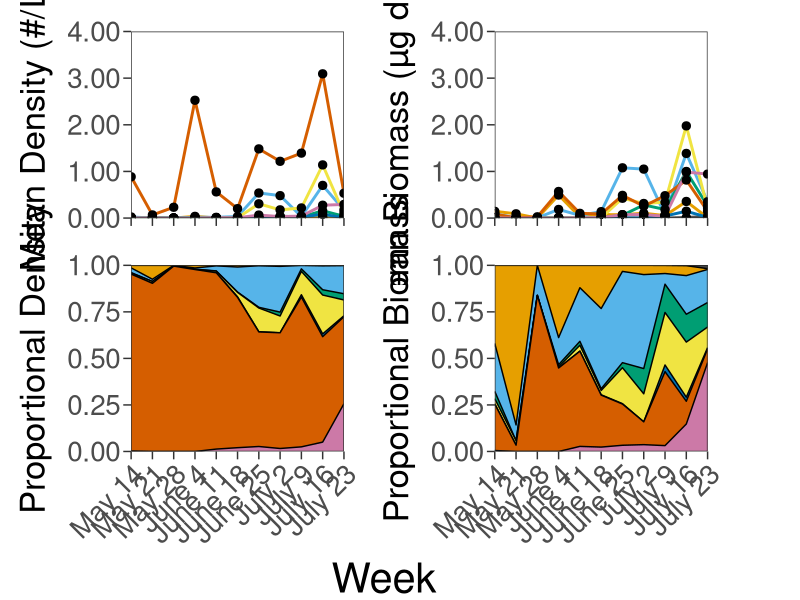

Reproduce this figure in R. (Note: this script raises an error after producing the figure.)
#################################################################
##  
##  APIS Cisco (Lucke et al.) manuscript
##  
##  
##      
#################################################################

## CLEAR ENVIRONMENT ============================================

rm(list = ls(all.names=TRUE))


## LOAD PACKAGES ================================================

library(dplyr)         # manipulating data
library(magrittr)      # for %<>%
library(ggplot2)       # visualizations
library(cowplot)       # plot matrix layout
library(gtable)        # plot matrix legend


## LOAD DATA ====================================================

zoop <- read.csv("data/APIS_Zooplankton_2018.csv", header = TRUE)



## DATA MANIPULATION ============================================

zoop %<>% mutate(taxa.group.2 = ifelse(species == "Acanthocyclops", "  Cyclopoids",
                                ifelse(species == "Bosmina", "  Other Cladocera",
                                ifelse(species == "Bythotrephes", "  Bythotrephes",
                                ifelse(species == "Daphnia", "  Daphnia",
                                ifelse(species == "Diacyclops", "  Cyclopoids",
                                ifelse(species == "Diaphanosoma", "  Other Cladocera",
                                ifelse(species == "Epischura", "  Calanoids",
                                ifelse(species == "Holopedium", "  Other Cladocera",
                                ifelse(species == "Limnocalanus", "  Calanoids",
                                ifelse(species == "Leptodiaptomus", "  Calanoids",
                                ifelse(species == "Mesocyclops", "  Cyclopoids",
                                ifelse(species == "Calanoid copepodid", "  Calanoid Copepodites",
                                ifelse(species == "Cyclopoid copepodid", "  Cyclopoid Copepodites",
                                ifelse(species == "Nauplii", "  Nauplii", "")))))))))))))),
                 tax.group.2 = factor(taxa.group.2))
  

## Summarize weekly and weekly proporational density and biomass for each taxa group
options(scipen=999)
weekly.data <- zoop %>% group_by(week, station, taxa.group.2) %>%
  summarize(sum.density = sum(density.l), 
            sum.biomass = sum(biomass.dry.wt.ugL)) %>% 
  group_by(week, taxa.group.2) %>% 
  summarize(mean.density = mean(sum.density), 
            mean.biomass = mean(sum.biomass),
            sd.density = sd(sum.density),
            sd.biomass = sd(sum.biomass),
            se.density = sd.density/sqrt(n()),
            se.biomass = sd.biomass/sqrt(n())) %>% 
  group_by(week) %>% 
  mutate(sum.density = sum(mean.density), 
         sum.biomass = sum(mean.biomass),
         prop.density = mean.density/sum.density,
         prop.biomass = mean.biomass/sum.biomass)

weekly.data.total <- zoop %>% group_by(week, station) %>%
  summarize(sum.density = sum(density.l), 
            sum.biomass = sum(biomass.dry.wt.ugL)) %>% 
  group_by(week) %>% 
  summarize(mean.density = round(mean(sum.density),3), 
            mean.biomass = round(mean(sum.biomass),3),
            se.density = round(sd(sum.density)/sqrt(n()),3),
            se.biomass = round(sd(sum.biomass)/sqrt(n()),3))


## ABBREVIATE TAXA NAMES ========================================

weekly.data$taxa.group.2 <- gsub('Cyclopoids', "CY", weekly.data$taxa.group.2)
weekly.data$taxa.group.2 <- gsub('Cyclopoid Copepodites', "CY*", weekly.data$taxa.group.2)
weekly.data$taxa.group.2 <- gsub('Bythotrephes', "BY", weekly.data$taxa.group.2)
weekly.data$taxa.group.2 <- gsub('Daphnia', "DA", weekly.data$taxa.group.2)
weekly.data$taxa.group.2 <- gsub('Calanoids', "CA", weekly.data$taxa.group.2)
weekly.data$taxa.group.2 <- gsub('Calanoid Copepodites', "CA*", weekly.data$taxa.group.2)
weekly.data$taxa.group.2 <- gsub('Nauplii', "NA", weekly.data$taxa.group.2)
weekly.data$taxa.group.2 <- gsub('Other Cladocera', "OC", weekly.data$taxa.group.2)


## VISUALIZATION ================================================

## Define a colorblind safe(ish) palette for 7-classes
color <- c("gray30", "#e69f00", "#56b4e9", "#009e73", "#f0e442", "#0072b2", "#d55e00", "#cc79a7")

## Mean density
zoop.density <- ggplot(weekly.data, aes(x = week, y = mean.density)) +
  geom_line(aes(colour = taxa.group.2), size = 1) +
  geom_point(size = 2.5) + #, aes(shape = taxa.group.2)) +
  scale_y_continuous(limits = c(0, 4), breaks = seq(0, 4, 1), labels = scales::number_format(accuracy = 0.01), expand = c(0, 0)) +
  scale_x_continuous(limits = c(20, 30), breaks = seq(20, 30, 1), expand = c(0, 0)) +
  scale_color_manual(values = color) +
  #scale_shape_manual(values = c(15, 16, 17, 18, 9, 10, 8, 1)) +
  labs(x = 'Week', y = 'Mean Density (#/L)') +
  theme_bw() + 
  theme(panel.grid = element_blank(), panel.background = element_blank(), 
        legend.title = element_blank(),
        legend.text = element_text(size = 20),
        legend.key.size = unit(1.0, 'cm'),
        axis.text.x = element_blank(),
        axis.text.y = element_text(size = 20),
        axis.title.y = element_text(size = 25, margin = margin(0, 10, 0, 0)),
        axis.title.x = element_text(size = 25, margin = margin(10, 0, 0, 0)),
        axis.ticks.length = unit(2.0, 'mm'), 
        plot.margin = unit(c(8, 5, 15, 5), 'mm'))

## Mean biomass
zoop.biomass <- ggplot(weekly.data, aes(x = week, y = mean.biomass)) +
  geom_line(aes(colour = taxa.group.2), size = 1) +
  geom_point(size = 2.5) + #, aes(shape = taxa.group.2)) +
  scale_y_continuous(limits = c(0, 4), breaks = seq(0, 4, 1), labels = scales::number_format(accuracy = 0.01), expand = c(0, 0)) +
  scale_x_continuous(limits = c(20, 30), breaks = seq(20, 30, 1), expand = c(0, 0)) +
  scale_color_manual(values = color) +
  #scale_shape_manual(values = c(15, 16, 17, 18, 9, 10, 8, 1)) +
  labs(x = 'Week', y = 'Mean Biomass (µg dry/L)') +
  theme_bw() + 
  theme(panel.grid = element_blank(), panel.background = element_blank(), 
        legend.title = element_blank(),
        legend.text = element_text(size = 20),
        legend.key.size = unit(1.0, 'cm'),
        axis.text.x = element_blank(),
        axis.text.y = element_text(size = 20),
        axis.title.y = element_text(size = 25, margin = margin(0, 10, 0, 0)),
        axis.title.x = element_text(size = 25, margin = margin(10, 0, 0, 0)),
        axis.ticks.length = unit(2.0, 'mm'), 
        plot.margin = unit(c(8, 5, 15, 5), 'mm'))

## Proportional stacked area plot of density
zoop.prop.density <- ggplot(weekly.data, aes(x = week, y = prop.density, fill = taxa.group.2)) +
  geom_area(position = "fill", color = "black") + 
  scale_x_continuous(limits = c(20, 30), breaks = seq(20, 30, 1), expand = c(0, 0),
                     labels = c('May 14', 'May 21', 'May 28','June 4',
                                'June 11', 'June 18','June 25', 'July 2',
                                'July 9','July 16', 'July 23')) +
  scale_y_continuous(limits = c(0, 1), expand = c(0, 0)) +
  scale_fill_manual(values = color) +
  labs(x = 'Week', y = 'Proportional Density') +
  theme_bw() + 
  theme(panel.grid = element_blank(), panel.background = element_blank(), 
        legend.title = element_blank(),
        legend.text = element_text(size = 20),
        legend.key.size = unit(1.0, 'cm'),
        axis.text.x = element_text(size = 20, angle = 45, hjust = 1),
        axis.text.y = element_text(size = 20),
        axis.title.y = element_text(size = 25, margin = margin(0, 10, 0, 0)),
        axis.title.x = element_text(size = 25, margin = margin(10, 0, 0, 0)),
        axis.ticks.length = unit(2.0, 'mm'), 
        plot.margin = unit(c(-5, 5, 5, 5), 'mm'))

## Proportional stacked area plot of biomass
zoop.prop.biomass <- ggplot(weekly.data, aes(x = week, y = prop.biomass, fill = taxa.group.2)) +
  geom_area(stat = "identity", position = "fill", color = "black") + 
  scale_x_continuous(limits = c(20, 30), breaks = seq(20, 30, 1), expand = c(0, 0),
                     labels = c('May 14', 'May 21', 'May 28','June 4',
                                'June 11', 'June 18','June 25', 'July 2',
                                'July 9','July 16', 'July 23')) +
  scale_y_continuous(limits = c(0, 1), expand = c(0, 0)) +
  scale_fill_manual(values = color) +
  labs(x = 'Week', y = 'Proportional Biomass') +
  theme_bw() + 
  theme(panel.grid = element_blank(), panel.background = element_blank(), 
        legend.title = element_blank(),
        legend.text = element_text(size = 20),
        legend.key.size = unit(1.0, 'cm'),
        axis.text.x = element_text(size = 20, angle = 45, hjust = 1),
        axis.text.y = element_text(size = 20),
        axis.title.y = element_text(size = 25, margin = margin(0, 10, 0, 0)),
        axis.title.x = element_text(size = 25, margin = margin(10, 0, 0, 0)),
        axis.ticks.length = unit(2.0, 'mm'), 
        plot.margin = unit(c(-5, 5, 5, 5), 'mm'))


## PANELED VISUALIZATION ========================================

## Create common legend
legend <- get_legend(zoop.prop.density + theme(legend.position = c(0.5, 0.56)))

# arrange the three plots in a single row
zoop.grid <- plot_grid(zoop.density + theme(legend.position = "none", axis.title.x = element_blank(), axis.text.x = element_blank()),
                       zoop.biomass + theme(legend.position = "none", axis.title.x = element_blank(), axis.text.x = element_blank()),
                       zoop.prop.density + theme(legend.position = "none", axis.title.x = element_blank()),
                       zoop.prop.biomass + theme(legend.position = "none", axis.title.x = element_blank()),
                       nrow = 2
)

## add legend to grid
zoop.grid.legend <- plot_grid(zoop.grid, legend, ncol = 2, rel_widths = c(2, 0.2))

## add common x-axis label
ggdraw(add_sub(zoop.grid.legend, "Week", vpadding = grid::unit(0,"lines"), y = 0.75, x = 0.48, size = 30))

ggsave("figures/apis_zoop_gridded.png", width = 18, height = 10, dpi = 300)
